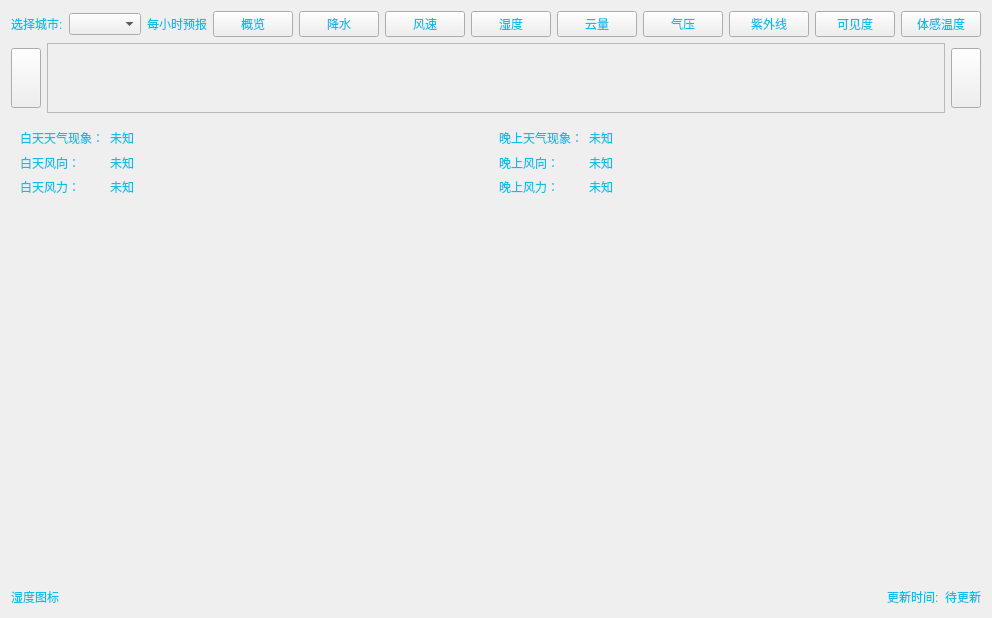
<?xml version="1.0" encoding="UTF-8"?>
<ui version="4.0">
 <class>CastsWeather</class>
 <widget class="QWidget" name="CastsWeather">
  <property name="geometry">
   <rect>
    <x>0</x>
    <y>0</y>
    <width>947</width>
    <height>618</height>
   </rect>
  </property>
  <property name="windowTitle">
   <string>Form</string>
  </property>
  <property name="styleSheet">
   <string notr="true">color: rgb(13, 191, 231);</string>
  </property>
  <layout class="QGridLayout" name="gridLayout">
   <item row="4" column="0">
    <widget class="QStackedWidget" name="stackedWidget">
     <property name="sizePolicy">
      <sizepolicy hsizetype="Expanding" vsizetype="Expanding">
       <horstretch>0</horstretch>
       <verstretch>0</verstretch>
      </sizepolicy>
     </property>
     <widget class="QWidget" name="page">
      <layout class="QGridLayout" name="gridLayout_2">
       <item row="0" column="0">
        <widget class="QCustomPlot" name="drawWeatherData" native="true">
         <property name="styleSheet">
          <string notr="true"/>
         </property>
         <layout class="QGridLayout" name="gridLayout_3"/>
        </widget>
       </item>
      </layout>
     </widget>
    </widget>
   </item>
   <item row="0" column="0">
    <layout class="QHBoxLayout" name="horizontalLayout">
     <item>
      <widget class="QLabel" name="label">
       <property name="text">
        <string>选择城市:</string>
       </property>
      </widget>
     </item>
     <item>
      <widget class="QComboBox" name="comboBox_city">
       <property name="styleSheet">
        <string notr="true">color: rgb(0, 0, 0);</string>
       </property>
      </widget>
     </item>
     <item>
      <widget class="QLabel" name="casts_label">
       <property name="text">
        <string>每小时预报</string>
       </property>
       <property name="alignment">
        <set>Qt::AlignmentFlag::AlignLeading|Qt::AlignmentFlag::AlignLeft|Qt::AlignmentFlag::AlignVCenter</set>
       </property>
      </widget>
     </item>
     <item>
      <widget class="QPushButton" name="pushButton_overview">
       <property name="text">
        <string>概览</string>
       </property>
      </widget>
     </item>
     <item>
      <widget class="QPushButton" name="pushButton_precipitation">
       <property name="text">
        <string>降水</string>
       </property>
      </widget>
     </item>
     <item>
      <widget class="QPushButton" name="pushButton_windSpeed">
       <property name="text">
        <string>风速</string>
       </property>
      </widget>
     </item>
     <item>
      <widget class="QPushButton" name="pushButton_humidness">
       <property name="text">
        <string>湿度</string>
       </property>
      </widget>
     </item>
     <item>
      <widget class="QPushButton" name="pushButton_cloudage">
       <property name="text">
        <string>云量</string>
       </property>
      </widget>
     </item>
     <item>
      <widget class="QPushButton" name="pushButton_airPressure">
       <property name="text">
        <string>气压</string>
       </property>
      </widget>
     </item>
     <item>
      <widget class="QPushButton" name="pushButton_uv">
       <property name="text">
        <string>紫外线</string>
       </property>
      </widget>
     </item>
     <item>
      <widget class="QPushButton" name="pushButton_visibility">
       <property name="text">
        <string>可见度</string>
       </property>
      </widget>
     </item>
     <item>
      <widget class="QPushButton" name="pushButton_apparentTemperature">
       <property name="text">
        <string>体感温度</string>
       </property>
      </widget>
     </item>
     <item>
      <spacer name="horizontalSpacer_2">
       <property name="orientation">
        <enum>Qt::Orientation::Horizontal</enum>
       </property>
       <property name="sizeHint" stdset="0">
        <size>
         <width>40</width>
         <height>20</height>
        </size>
       </property>
      </spacer>
     </item>
    </layout>
   </item>
   <item row="5" column="0">
    <layout class="QHBoxLayout" name="horizontalLayout_3">
     <item>
      <widget class="QLabel" name="label_iconForWeather">
       <property name="text">
        <string>湿度图标</string>
       </property>
      </widget>
     </item>
     <item>
      <spacer name="horizontalSpacer">
       <property name="orientation">
        <enum>Qt::Orientation::Horizontal</enum>
       </property>
       <property name="sizeHint" stdset="0">
        <size>
         <width>40</width>
         <height>20</height>
        </size>
       </property>
      </spacer>
     </item>
     <item>
      <widget class="QLabel" name="label_3">
       <property name="text">
        <string>更新时间:</string>
       </property>
      </widget>
     </item>
     <item>
      <widget class="QLabel" name="label_updateTime">
       <property name="text">
        <string>待更新</string>
       </property>
      </widget>
     </item>
    </layout>
   </item>
   <item row="2" column="0">
    <widget class="QWidget" name="widget" native="true">
     <layout class="QGridLayout" name="gridLayout_4">
      <item row="2" column="3">
       <widget class="QLabel" name="label_10">
        <property name="text">
         <string>晚上风力：</string>
        </property>
       </widget>
      </item>
      <item row="1" column="1">
       <widget class="QLabel" name="label_daywind">
        <property name="text">
         <string>未知</string>
        </property>
       </widget>
      </item>
      <item row="0" column="2">
       <spacer name="horizontalSpacer_4">
        <property name="orientation">
         <enum>Qt::Orientation::Horizontal</enum>
        </property>
        <property name="sizeHint" stdset="0">
         <size>
          <width>40</width>
          <height>20</height>
         </size>
        </property>
       </spacer>
      </item>
      <item row="0" column="5">
       <spacer name="horizontalSpacer_3">
        <property name="orientation">
         <enum>Qt::Orientation::Horizontal</enum>
        </property>
        <property name="sizeHint" stdset="0">
         <size>
          <width>40</width>
          <height>20</height>
         </size>
        </property>
       </spacer>
      </item>
      <item row="2" column="1">
       <widget class="QLabel" name="label_daypower">
        <property name="text">
         <string>未知</string>
        </property>
       </widget>
      </item>
      <item row="0" column="0">
       <widget class="QLabel" name="label_4">
        <property name="text">
         <string>白天天气现象：</string>
        </property>
       </widget>
      </item>
      <item row="2" column="0">
       <widget class="QLabel" name="label_8">
        <property name="text">
         <string>白天风力：</string>
        </property>
       </widget>
      </item>
      <item row="1" column="3">
       <widget class="QLabel" name="label_9">
        <property name="text">
         <string>晚上风向：</string>
        </property>
       </widget>
      </item>
      <item row="0" column="3">
       <widget class="QLabel" name="label_6">
        <property name="text">
         <string>晚上天气现象：</string>
        </property>
       </widget>
      </item>
      <item row="1" column="0">
       <widget class="QLabel" name="label_7">
        <property name="text">
         <string>白天风向：</string>
        </property>
       </widget>
      </item>
      <item row="0" column="1">
       <widget class="QLabel" name="label_dayweather">
        <property name="text">
         <string>未知</string>
        </property>
       </widget>
      </item>
      <item row="0" column="4">
       <widget class="QLabel" name="label_nightweather">
        <property name="text">
         <string>未知</string>
        </property>
       </widget>
      </item>
      <item row="1" column="4">
       <widget class="QLabel" name="label_nightwind">
        <property name="text">
         <string>未知</string>
        </property>
       </widget>
      </item>
      <item row="2" column="4">
       <widget class="QLabel" name="label_nightpower">
        <property name="text">
         <string>未知</string>
        </property>
       </widget>
      </item>
     </layout>
    </widget>
   </item>
   <item row="1" column="0">
    <layout class="QHBoxLayout" name="horizontalLayout_2">
     <item>
      <widget class="QPushButton" name="pushButton_left">
       <property name="minimumSize">
        <size>
         <width>30</width>
         <height>60</height>
        </size>
       </property>
       <property name="maximumSize">
        <size>
         <width>30</width>
         <height>60</height>
        </size>
       </property>
       <property name="text">
        <string/>
       </property>
       <property name="icon">
        <iconset resource="../../res.qrc">
         <normaloff>:/icon/resources/Icon/left.png</normaloff>:/icon/resources/Icon/left.png</iconset>
       </property>
      </widget>
     </item>
     <item>
      <widget class="QScrollArea" name="scrollArea">
       <property name="sizePolicy">
        <sizepolicy hsizetype="Expanding" vsizetype="Preferred">
         <horstretch>0</horstretch>
         <verstretch>0</verstretch>
        </sizepolicy>
       </property>
       <property name="widgetResizable">
        <bool>true</bool>
       </property>
       <widget class="QWidget" name="scrollAreaWidgetContents">
        <property name="geometry">
         <rect>
          <x>0</x>
          <y>0</y>
          <width>853</width>
          <height>69</height>
         </rect>
        </property>
       </widget>
      </widget>
     </item>
     <item>
      <widget class="QPushButton" name="pushButton_right">
       <property name="minimumSize">
        <size>
         <width>30</width>
         <height>60</height>
        </size>
       </property>
       <property name="maximumSize">
        <size>
         <width>30</width>
         <height>60</height>
        </size>
       </property>
       <property name="text">
        <string/>
       </property>
       <property name="icon">
        <iconset resource="../../res.qrc">
         <normaloff>:/icon/resources/Icon/right.png</normaloff>:/icon/resources/Icon/right.png</iconset>
       </property>
      </widget>
     </item>
    </layout>
   </item>
  </layout>
 </widget>
 <customwidgets>
  <customwidget>
   <class>QCustomPlot</class>
   <extends>QWidget</extends>
   <header>qcustomplot.h</header>
   <container>1</container>
  </customwidget>
 </customwidgets>
 <resources>
  <include location="../../res.qrc"/>
 </resources>
 <connections/>
</ui>
